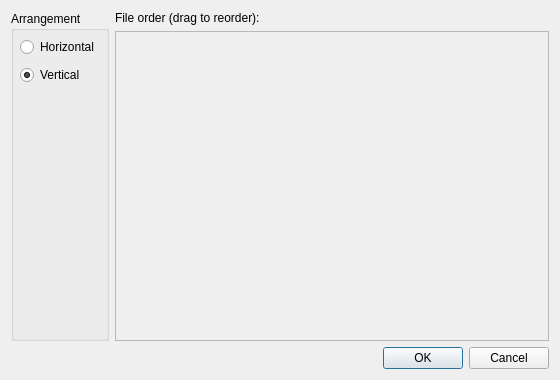
<?xml version="1.0" encoding="UTF-8"?>
<ui version="4.0">
 <class>ImageArrangementDialog</class>
 <widget class="QDialog" name="ImageArrangementDialog">
  <property name="geometry">
   <rect>
    <x>0</x>
    <y>0</y>
    <width>560</width>
    <height>380</height>
   </rect>
  </property>
  <property name="windowTitle">
   <string>Image Arrangement</string>
  </property>
  <layout class="QVBoxLayout" name="mainLayout">
   <item>
    <layout class="QHBoxLayout" name="topLayout">
     <item>
      <widget class="QGroupBox" name="arrangementGroup">
       <property name="title">
        <string>Arrangement</string>
       </property>
       <layout class="QVBoxLayout" name="arrangementLayout">
        <property name="spacing">
         <number>8</number>
        </property>
        <property name="leftMargin">
         <number>6</number>
        </property>
        <property name="topMargin">
         <number>6</number>
        </property>
        <property name="rightMargin">
         <number>0</number>
        </property>
        <property name="bottomMargin">
         <number>0</number>
        </property>
        <item>
         <widget class="QRadioButton" name="horizontalRadio">
          <property name="text">
           <string>Horizontal</string>
          </property>
         </widget>
        </item>
        <item>
         <widget class="QRadioButton" name="verticalRadio">
          <property name="text">
           <string>Vertical</string>
          </property>
          <property name="checked">
           <bool>true</bool>
          </property>
         </widget>
        </item>
        <item>
         <spacer name="arrangementSpacer">
          <property name="orientation">
           <enum>Qt::Orientation::Vertical</enum>
          </property>
          <property name="sizeHint" stdset="0">
           <size>
            <width>20</width>
            <height>40</height>
           </size>
          </property>
         </spacer>
        </item>
       </layout>
      </widget>
     </item>
     <item>
      <widget class="QWidget" name="rightPanel" native="true">
       <layout class="QVBoxLayout" name="rightLayout">
        <property name="leftMargin">
         <number>0</number>
        </property>
        <property name="topMargin">
         <number>0</number>
        </property>
        <property name="rightMargin">
         <number>0</number>
        </property>
        <property name="bottomMargin">
         <number>0</number>
        </property>
        <item>
         <widget class="QLabel" name="fileOrderLabel">
          <property name="text">
           <string>File order (drag to reorder):</string>
          </property>
         </widget>
        </item>
        <item>
         <widget class="QScrollArea" name="fileArea">
          <property name="widgetResizable">
           <bool>true</bool>
          </property>
          <widget class="QWidget" name="scrollContent">
           <property name="geometry">
            <rect>
             <x>0</x>
             <y>0</y>
             <width>410</width>
             <height>293</height>
            </rect>
           </property>
           <layout class="QVBoxLayout" name="scrollLayout">
            <property name="spacing">
             <number>4</number>
            </property>
            <property name="leftMargin">
             <number>0</number>
            </property>
            <property name="topMargin">
             <number>0</number>
            </property>
            <property name="rightMargin">
             <number>0</number>
            </property>
            <property name="bottomMargin">
             <number>0</number>
            </property>
           </layout>
          </widget>
         </widget>
        </item>
       </layout>
      </widget>
     </item>
    </layout>
   </item>
   <item>
    <widget class="QDialogButtonBox" name="buttonBox">
     <property name="standardButtons">
      <set>QDialogButtonBox::StandardButton::Cancel|QDialogButtonBox::StandardButton::Ok</set>
     </property>
    </widget>
   </item>
  </layout>
 </widget>
 <resources/>
 <connections/>
</ui>
